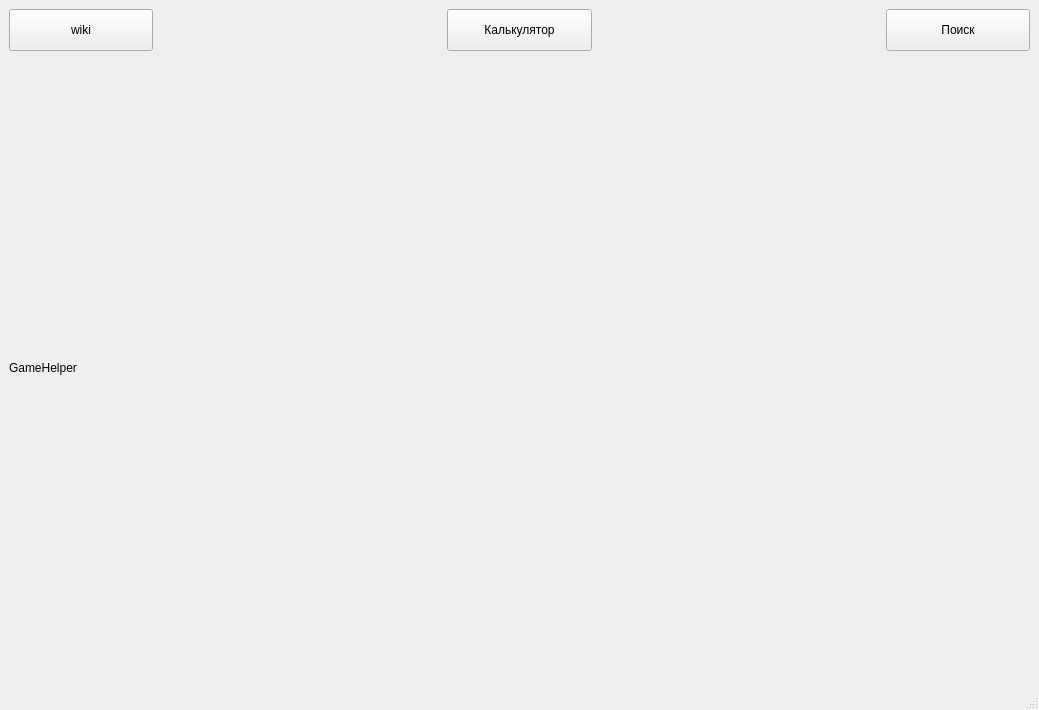
<?xml version="1.0" encoding="UTF-8"?>
<ui version="4.0">
 <class>MainWindow</class>
 <widget class="QMainWindow" name="MainWindow">
  <property name="geometry">
   <rect>
    <x>0</x>
    <y>0</y>
    <width>1039</width>
    <height>710</height>
   </rect>
  </property>
  <property name="windowTitle">
   <string>MainWindow</string>
  </property>
  <widget class="QWidget" name="centralwidget">
   <layout class="QGridLayout" name="gridLayout_2">
    <item row="0" column="0">
     <layout class="QGridLayout" name="gridLayout" rowstretch="2,30" columnstretch="1,2,1,2,1">
      <item row="0" column="1">
       <spacer name="horizontalSpacer">
        <property name="orientation">
         <enum>Qt::Horizontal</enum>
        </property>
        <property name="sizeHint" stdset="0">
         <size>
          <width>40</width>
          <height>20</height>
         </size>
        </property>
       </spacer>
      </item>
      <item row="0" column="0">
       <widget class="QPushButton" name="pushButton">
        <property name="sizePolicy">
         <sizepolicy hsizetype="Minimum" vsizetype="Minimum">
          <horstretch>0</horstretch>
          <verstretch>0</verstretch>
         </sizepolicy>
        </property>
        <property name="text">
         <string>wiki</string>
        </property>
       </widget>
      </item>
      <item row="0" column="4">
       <widget class="QPushButton" name="pushButton_3">
        <property name="sizePolicy">
         <sizepolicy hsizetype="Minimum" vsizetype="Minimum">
          <horstretch>0</horstretch>
          <verstretch>0</verstretch>
         </sizepolicy>
        </property>
        <property name="text">
         <string>Поиск</string>
        </property>
       </widget>
      </item>
      <item row="0" column="2">
       <widget class="QPushButton" name="pushButton_2">
        <property name="sizePolicy">
         <sizepolicy hsizetype="Minimum" vsizetype="Minimum">
          <horstretch>0</horstretch>
          <verstretch>0</verstretch>
         </sizepolicy>
        </property>
        <property name="text">
         <string>Калькулятор</string>
        </property>
       </widget>
      </item>
      <item row="1" column="0">
       <widget class="QLabel" name="label">
        <property name="maximumSize">
         <size>
          <width>151</width>
          <height>16777215</height>
         </size>
        </property>
        <property name="text">
         <string>GameHelper</string>
        </property>
       </widget>
      </item>
      <item row="0" column="3">
       <spacer name="horizontalSpacer_2">
        <property name="orientation">
         <enum>Qt::Horizontal</enum>
        </property>
        <property name="sizeHint" stdset="0">
         <size>
          <width>40</width>
          <height>20</height>
         </size>
        </property>
       </spacer>
      </item>
     </layout>
    </item>
   </layout>
  </widget>
  <widget class="QMenuBar" name="menubar">
   <property name="geometry">
    <rect>
     <x>0</x>
     <y>0</y>
     <width>1039</width>
     <height>21</height>
    </rect>
   </property>
  </widget>
  <widget class="QStatusBar" name="statusbar"/>
 </widget>
 <resources/>
 <connections/>
</ui>
